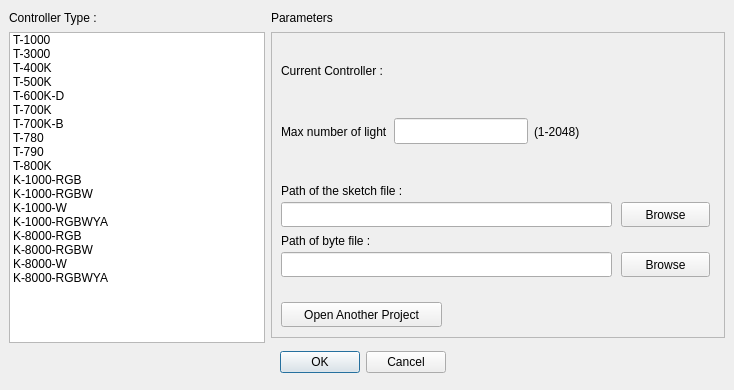
<?xml version="1.0" encoding="UTF-8"?>
<ui version="4.0">
 <class>newsketch_screen</class>
 <widget class="QDialog" name="newsketch_screen">
  <property name="geometry">
   <rect>
    <x>0</x>
    <y>0</y>
    <width>734</width>
    <height>390</height>
   </rect>
  </property>
  <property name="windowTitle">
   <string>New Sketch Settings</string>
  </property>
  <widget class="QDialogButtonBox" name="buttonBox">
   <property name="geometry">
    <rect>
     <x>280</x>
     <y>350</y>
     <width>166</width>
     <height>25</height>
    </rect>
   </property>
   <property name="orientation">
    <enum>Qt::Horizontal</enum>
   </property>
   <property name="standardButtons">
    <set>QDialogButtonBox::Cancel|QDialogButtonBox::Ok</set>
   </property>
  </widget>
  <widget class="QLabel" name="label_2">
   <property name="geometry">
    <rect>
     <x>271</x>
     <y>9</y>
     <width>79</width>
     <height>17</height>
    </rect>
   </property>
   <property name="text">
    <string>Parameters</string>
   </property>
  </widget>
  <widget class="QListWidget" name="controllerTypeList">
   <property name="geometry">
    <rect>
     <x>9</x>
     <y>32</y>
     <width>256</width>
     <height>311</height>
    </rect>
   </property>
   <item>
    <property name="text">
     <string>T-1000</string>
    </property>
   </item>
   <item>
    <property name="text">
     <string>T-3000</string>
    </property>
   </item>
   <item>
    <property name="text">
     <string>T-400K</string>
    </property>
   </item>
   <item>
    <property name="text">
     <string>T-500K</string>
    </property>
   </item>
   <item>
    <property name="text">
     <string>T-600K-D</string>
    </property>
   </item>
   <item>
    <property name="text">
     <string>T-700K</string>
    </property>
   </item>
   <item>
    <property name="text">
     <string>T-700K-B</string>
    </property>
   </item>
   <item>
    <property name="text">
     <string>T-780</string>
    </property>
   </item>
   <item>
    <property name="text">
     <string>T-790</string>
    </property>
   </item>
   <item>
    <property name="text">
     <string>T-800K</string>
    </property>
   </item>
   <item>
    <property name="text">
     <string>K-1000-RGB</string>
    </property>
   </item>
   <item>
    <property name="text">
     <string>K-1000-RGBW</string>
    </property>
   </item>
   <item>
    <property name="text">
     <string>K-1000-W</string>
    </property>
   </item>
   <item>
    <property name="text">
     <string>K-1000-RGBWYA</string>
    </property>
   </item>
   <item>
    <property name="text">
     <string>K-8000-RGB</string>
    </property>
   </item>
   <item>
    <property name="text">
     <string>K-8000-RGBW</string>
    </property>
   </item>
   <item>
    <property name="text">
     <string>K-8000-W</string>
    </property>
   </item>
   <item>
    <property name="text">
     <string>K-8000-RGBWYA</string>
    </property>
   </item>
  </widget>
  <widget class="QLabel" name="label">
   <property name="geometry">
    <rect>
     <x>9</x>
     <y>9</y>
     <width>113</width>
     <height>17</height>
    </rect>
   </property>
   <property name="text">
    <string>Controller Type :</string>
   </property>
  </widget>
  <widget class="QFrame" name="frame">
   <property name="geometry">
    <rect>
     <x>271</x>
     <y>32</y>
     <width>454</width>
     <height>306</height>
    </rect>
   </property>
   <property name="frameShape">
    <enum>QFrame::StyledPanel</enum>
   </property>
   <property name="frameShadow">
    <enum>QFrame::Raised</enum>
   </property>
   <widget class="QLabel" name="currentControllerLabel">
    <property name="geometry">
     <rect>
      <x>10</x>
      <y>30</y>
      <width>391</width>
      <height>17</height>
     </rect>
    </property>
    <property name="text">
     <string>Current Controller :</string>
    </property>
   </widget>
   <widget class="QWidget" name="horizontalLayoutWidget">
    <property name="geometry">
     <rect>
      <x>10</x>
      <y>80</y>
      <width>299</width>
      <height>39</height>
     </rect>
    </property>
    <layout class="QHBoxLayout" name="horizontalLayout">
     <item>
      <widget class="QLabel" name="label_3">
       <property name="text">
        <string>Max number of light</string>
       </property>
      </widget>
     </item>
     <item>
      <widget class="QLineEdit" name="lightNumberlineEdit">
       <property name="font">
        <font>
         <pointsize>11</pointsize>
        </font>
       </property>
      </widget>
     </item>
     <item>
      <widget class="QLabel" name="label_4">
       <property name="text">
        <string>(1-2048)</string>
       </property>
      </widget>
     </item>
    </layout>
   </widget>
   <widget class="QLabel" name="label_5">
    <property name="geometry">
     <rect>
      <x>10</x>
      <y>150</y>
      <width>171</width>
      <height>17</height>
     </rect>
    </property>
    <property name="text">
     <string>Path of the sketch file :</string>
    </property>
   </widget>
   <widget class="QPushButton" name="broweButtonSketchPath">
    <property name="geometry">
     <rect>
      <x>350</x>
      <y>170</y>
      <width>89</width>
      <height>25</height>
     </rect>
    </property>
    <property name="text">
     <string>Browse</string>
    </property>
   </widget>
   <widget class="QLabel" name="label_6">
    <property name="geometry">
     <rect>
      <x>10</x>
      <y>200</y>
      <width>141</width>
      <height>17</height>
     </rect>
    </property>
    <property name="text">
     <string>Path of byte file : </string>
    </property>
   </widget>
   <widget class="QPushButton" name="browseButtonBytePath">
    <property name="geometry">
     <rect>
      <x>350</x>
      <y>220</y>
      <width>89</width>
      <height>25</height>
     </rect>
    </property>
    <property name="text">
     <string>Browse</string>
    </property>
   </widget>
   <widget class="QLineEdit" name="sketchPathInput">
    <property name="geometry">
     <rect>
      <x>10</x>
      <y>170</y>
      <width>331</width>
      <height>25</height>
     </rect>
    </property>
   </widget>
   <widget class="QLineEdit" name="bytePathInput">
    <property name="geometry">
     <rect>
      <x>10</x>
      <y>220</y>
      <width>331</width>
      <height>25</height>
     </rect>
    </property>
   </widget>
   <widget class="QPushButton" name="openSketchpushButton">
    <property name="geometry">
     <rect>
      <x>10</x>
      <y>270</y>
      <width>161</width>
      <height>25</height>
     </rect>
    </property>
    <property name="text">
     <string>Open Another Project</string>
    </property>
   </widget>
  </widget>
 </widget>
 <resources/>
 <connections>
  <connection>
   <sender>buttonBox</sender>
   <signal>accepted()</signal>
   <receiver>newsketch_screen</receiver>
   <slot>accept()</slot>
   <hints>
    <hint type="sourcelabel">
     <x>248</x>
     <y>254</y>
    </hint>
    <hint type="destinationlabel">
     <x>157</x>
     <y>274</y>
    </hint>
   </hints>
  </connection>
  <connection>
   <sender>buttonBox</sender>
   <signal>rejected()</signal>
   <receiver>newsketch_screen</receiver>
   <slot>reject()</slot>
   <hints>
    <hint type="sourcelabel">
     <x>316</x>
     <y>260</y>
    </hint>
    <hint type="destinationlabel">
     <x>286</x>
     <y>274</y>
    </hint>
   </hints>
  </connection>
 </connections>
</ui>
